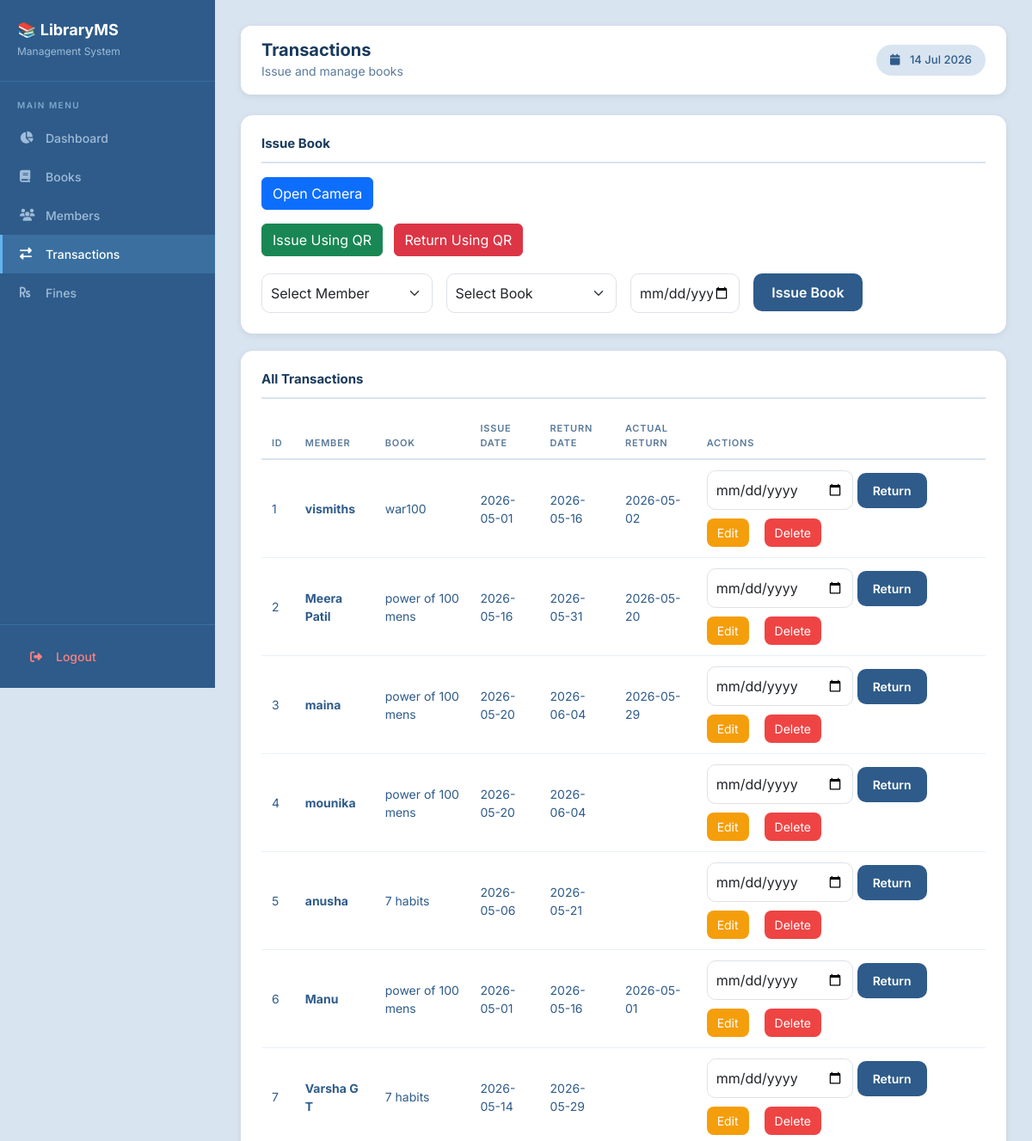
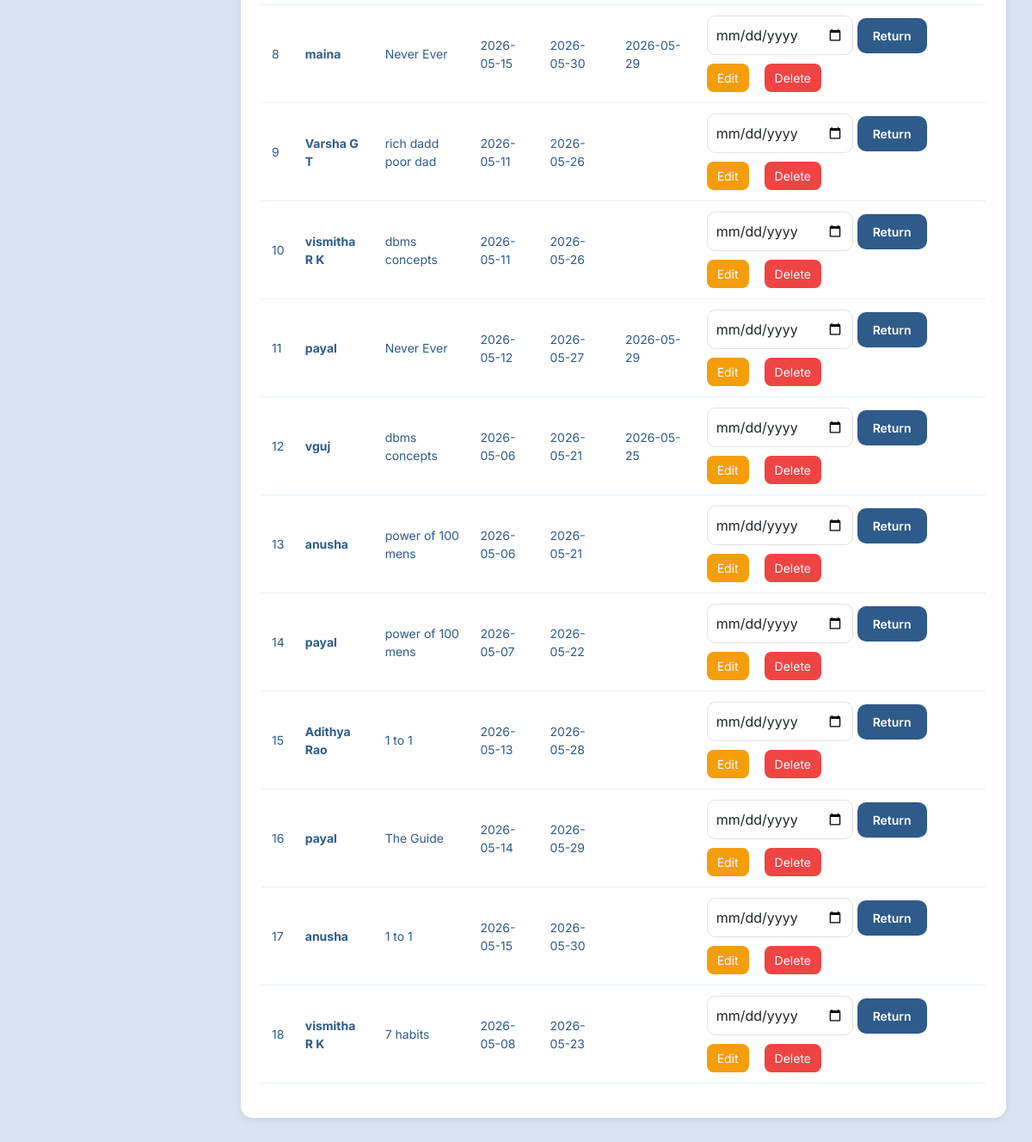
Page /LibraryMs/transactions.php on the committed database (2 pictures, top to bottom).
### tables this page shows
CREATE TABLE `transactions` (
  `transaction_id` int(11) NOT NULL,
  `book_id` int(11) DEFAULT NULL,
  `member_id` int(11) DEFAULT NULL,
  `issue_date` date DEFAULT NULL,
  `return_date` date DEFAULT NULL,
  `fine` decimal(10,2) DEFAULT NULL,
  `actual_return_date` date DEFAULT NULL,
  `reminder_sent` tinyint(1) DEFAULT 0,
  `overdue_sent` tinyint(1) DEFAULT 0
);

CREATE TABLE `members` (
  `member_id` int(11) NOT NULL,
  `name` varchar(255) DEFAULT NULL,
  `email` varchar(255) DEFAULT NULL,
  `phone` varchar(20) DEFAULT NULL,
  `join_date` date DEFAULT NULL
);

CREATE TABLE `books` (
  `book_id` int(11) NOT NULL,
  `title` varchar(255) DEFAULT NULL,
  `author` varchar(255) DEFAULT NULL,
  `genre` varchar(100) DEFAULT NULL,
  `total_copies` int(11) DEFAULT NULL,
  `available_copies` int(11) DEFAULT NULL,
  `qr_code` varchar(255) NOT NULL
);

### LibraryMs/transactions.php (the view, shortened to what this page needs)
<?php
include 'db.php';
?>
<!DOCTYPE html>
<html lang="en">
<head>
    <link href="https://cdn.jsdelivr.net/npm/bootstrap@5.3.0/dist/css/bootstrap.min.css" rel="stylesheet">
    <link href="https://cdnjs.cloudflare.com/ajax/libs/font-awesome/6.4.0/css/all.min.css" rel="stylesheet">
</head>
<body>
<div class="sidebar">
    <div class="sidebar-logo">
        <h4>📚 LibraryMS</h4>
        <span>Management System</span>
    </div>
    <div class="nav-label">Main Menu</div>
    <a href="index.php">
        <i class="fas fa-chart-pie"></i> Dashboard
    </a>
    <a href="books.php">
        <i class="fas fa-book"></i> Books
    </a>
    <a href="members.php">
        <i class="fas fa-users"></i> Members
    </a>
    <a href="transactions.php" class="active">
        <i class="fas fa-exchange-alt"></i> Transactions
    </a>
    <a href="fines.php">
        <i class="fas fa-rupee-sign"></i> Fines
    </a>
    <div class="sidebar-footer">
        <a href="logout.php">
            <i class="fas fa-sign-out-alt"></i> Logout
        </a>
    </div>
</div>
<div class="main">
    <div class="topbar">
        <div>
            <h5>Transactions</h5>
            <small style="color:#5a7a9a;">
                Issue and manage books
            </small>
        </div>
        <span style="background:#d8e4f0;
        padding:8px 16px;
        border-radius:20px;
        font-size:13px;
        color:#2e5b8a;
        font-weight:500;">
            <i class="fas fa-calendar me-2"></i>
            <?php echo date('d M Y'); ?>
        </span>
    </div>
    <div class="card-main">
        <h6>Issue Book</h6>
<button
type="button"
onclick="startScanner()"
class="btn btn-primary mb-3">
Open Camera
</button>
<div style="margin-bottom:20px;">
<button type="button"
onclick="issueBookQR()"
class="btn btn-success">
Issue Using QR
</button>
<button type="button"
onclick="returnBookQR()"
class="btn btn-danger ms-2">
Return Using QR
</button>
</div>
        <form method="POST">
            <div class="row g-3">
                <div class="col-md-3">
                    <select name="member_id"
                    class="form-select"
                    required>
                        <option value="">
                            Select Member
                        </option>
                    </select>
                </div>
                <div class="col-md-3">
                   <select name="book_id"
id="book_select"
class="form-select"
required>
                        <option value="">
                            Select Book
                        </option>
                    </select>
                </div>
                <div class="col-md-2">
                    <input type="date"
                    name="issue_date"
                    class="form-control"
                    required>
                </div>
                <div class="col-md-2">
                    <button type="submit"
                    name="issue_book"
                    class="btn-custom w-100">
                        Issue Book
                    </button>
                </div>
            </div>
        </form>
    </div>
    <div class="card-main">
        <h6>All Transactions</h6>
        <table class="table table-borderless">
            <thead>
                <tr>
                    <th>ID</th>
                    <th>Member</th>
                    <th>Book</th>
                    <th>Issue Date</th>
                    <th>Return Date</th>
                    <th>Actual Return</th>
<th>Actions</th>
                </tr>
            </thead>
            <tbody>
            <?php
            $result=mysqli_query($conn,
            "SELECT
            t.transaction_id,
            m.name,
            b.title,
            t.issue_date,
      t.return_date,
t.actual_return_date
            FROM transactions t
            JOIN members m
            ON t.member_id=m.member_id
            JOIN books b
            ON t.book_id=b.book_id");
$count = 1;
            while($row=mysqli_fetch_assoc($result)){
                echo "
                <tr>
<td>".$count++."</td>
                    <td>
                        <b>{$row['name']}</b>
                    </td>
                    <td>{$row['title']}</td>
                    <td>{$row['issue_date']}</td>
<td>{$row['return_date']}</td>
                    <td>{$row['actual_return_date']}</td>
<td>
<div style='display:flex;
align-items:center;
gap:10px;
flex-wrap:wrap;'>
<form method='POST'
style='display:flex;
align-items:center;
gap:5px;
margin:0;'>
<input type='hidden'
name='transaction_id'
value='".$row['transaction_id']."'>
<input type='date'
name='actual_return_date'
class='form-control'
style='width:170px;'
required>
<button type='submit'
name='return_book'
class='btn-custom'>
Return
</button>
</form>
<a href='edit_transaction.php?id=".$row['transaction_id']."'>
<button class='btn-edit'>Edit</button>
</a>
<a href='transactions.php?delete_id=".$row['transaction_id']."'
onclick='return confirm(\"Delete this transaction?\")'>
<button class='btn-delete'>Delete</button>
</a>
</div>
</td>
                </tr>";
            }
            ?>
            </tbody>
        </table>
    </div>
</div>
</body>
</html>

### LibraryMs/transactions.php (style rules this page uses)
* { margin:0; padding:0; box-sizing:border-box; }
body { font-family:'Inter',sans-serif; background:#d8e4f0; color:#1a3a5c; display:flex; min-height:100vh; }
.sidebar { width:250px; background:#2e5b8a; position:fixed; height:100vh; display:flex; flex-direction:column; z-index:100; }
.sidebar-logo { padding:24px 20px; border-bottom:1px solid #3a6fa0; }
.sidebar-logo h4 { color:#fff; font-size:18px; font-weight:700; margin:0; }
.sidebar-logo span { color:#a0bcd8; font-size:12px; }
.nav-label { padding:20px 20px 8px; color:#7aabcc; font-size:10px; font-weight:600; letter-spacing:1.5px; text-transform:uppercase; }
.sidebar a { display:flex; align-items:center; gap:12px; padding:12px 20px; color:#a0bcd8; text-decoration:none; font-size:14px; font-weight:500; transition:all 0.2s; border-left:3px solid transparent; }
.sidebar a.active { background:#3a6fa0; color:#fff; border-left:3px solid #63b3ed; }
.sidebar a i { width:18px; }
.sidebar-footer { margin-top:auto; padding:16px; border-top:1px solid #3a6fa0; }
.sidebar-footer a { display:flex; align-items:center; gap:12px; padding:10px 16px; color:#fc8181; text-decoration:none; border-radius:8px; font-size:14px; transition:all 0.2s; }
.main { margin-left:250px; flex:1; padding:30px; }
.topbar { background:#fff; padding:16px 24px; border-radius:12px; box-shadow:0 2px 8px rgba(0,0,0,0.08); margin-bottom:24px; display:flex; justify-content:space-between; align-items:center; }
.topbar h5 { font-size:20px; font-weight:700; color:#1a3a5c; margin:0; }
.card-main { background:#fff; border-radius:14px; padding:24px; box-shadow:0 2px 8px rgba(0,0,0,0.08); margin-bottom:20px; }
.card-main h6 { font-size:15px; font-weight:700; color:#1a3a5c; margin-bottom:16px; padding-bottom:12px; border-bottom:2px solid #d8e4f0; }
.table th { font-size:11px; font-weight:600; text-transform:uppercase; letter-spacing:0.8px; color:#5a7a9a; border-bottom:2px solid #d8e4f0; padding:10px 12px; }
.table td { font-size:14px; color:#2e5b8a; border-bottom:1px solid #e8f0f8; padding:12px; vertical-align:middle; }
.form-control, .form-select { border-radius:10px; padding:10px; }
.btn-custom { background:#2e5b8a; color:#fff; border:none; padding:10px 18px; border-radius:10px; font-weight:600; }
.btn-edit { background:#f59e0b; color:#fff; border:none; padding:6px 12px; border-radius:8px; margin-right:8px; }
.btn-delete { background:#ef4444; color:#fff; border:none; padding:6px 12px; border-radius:8px; }

### rows in the picture
transactions: member.name "vismiths", book.title "war100", issue_date "2026-05-01", return_date "2026-05-16", actual_return_date "2026-05-02"
transactions: member.name "Meera Patil", book.title "power of 100 mens", issue_date "2026-05-16", return_date "2026-05-31", actual_return_date "2026-05-20"
transactions: member.name "maina", book.title "power of 100 mens", issue_date "2026-05-20", return_date "2026-06-04", actual_return_date "2026-05-29"
transactions: member.name "mounika", book.title "power of 100 mens", issue_date "2026-05-20", return_date "2026-06-04"
transactions: member.name "anusha", book.title "7 habits", issue_date "2026-05-06", return_date "2026-05-21"
transactions: member.name "Manu", book.title "power of 100 mens", issue_date "2026-05-01", return_date "2026-05-16", actual_return_date "2026-05-01"
transactions: member.name "Varsha G T", book.title "7 habits", issue_date "2026-05-14", return_date "2026-05-29"
transactions: member.name "maina", book.title "Never Ever", issue_date "2026-05-15", return_date "2026-05-30", actual_return_date "2026-05-29"
transactions: member.name "Varsha G T", book.title "rich dadd poor dad", issue_date "2026-05-11", return_date "2026-05-26"
transactions: member.name "vismitha R K", book.title "dbms concepts", issue_date "2026-05-11", return_date "2026-05-26"
transactions: member.name "payal", book.title "Never Ever", issue_date "2026-05-12", return_date "2026-05-27", actual_return_date "2026-05-29"
transactions: member.name "vguj", book.title "dbms concepts", issue_date "2026-05-06", return_date "2026-05-21", actual_return_date "2026-05-25"
transactions: member.name "anusha", book.title "power of 100 mens", issue_date "2026-05-06", return_date "2026-05-21"
transactions: member.name "payal", book.title "power of 100 mens", issue_date "2026-05-07", return_date "2026-05-22"
transactions: member.name "Adithya Rao", book.title "1 to 1", issue_date "2026-05-13", return_date "2026-05-28"
transactions: member.name "payal", book.title "The Guide", issue_date "2026-05-14", return_date "2026-05-29"
transactions: member.name "anusha", book.title "1 to 1", issue_date "2026-05-15", return_date "2026-05-30"
transactions: member.name "vismitha R K", book.title "7 habits", issue_date "2026-05-08", return_date "2026-05-23"
